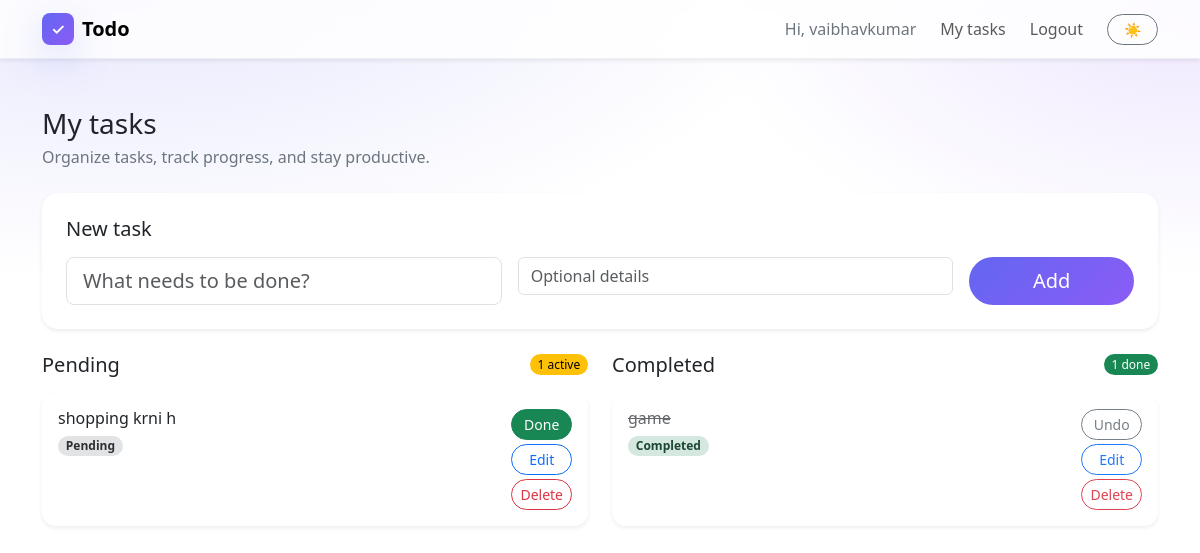
Page / (signed in) on the earlier database version.
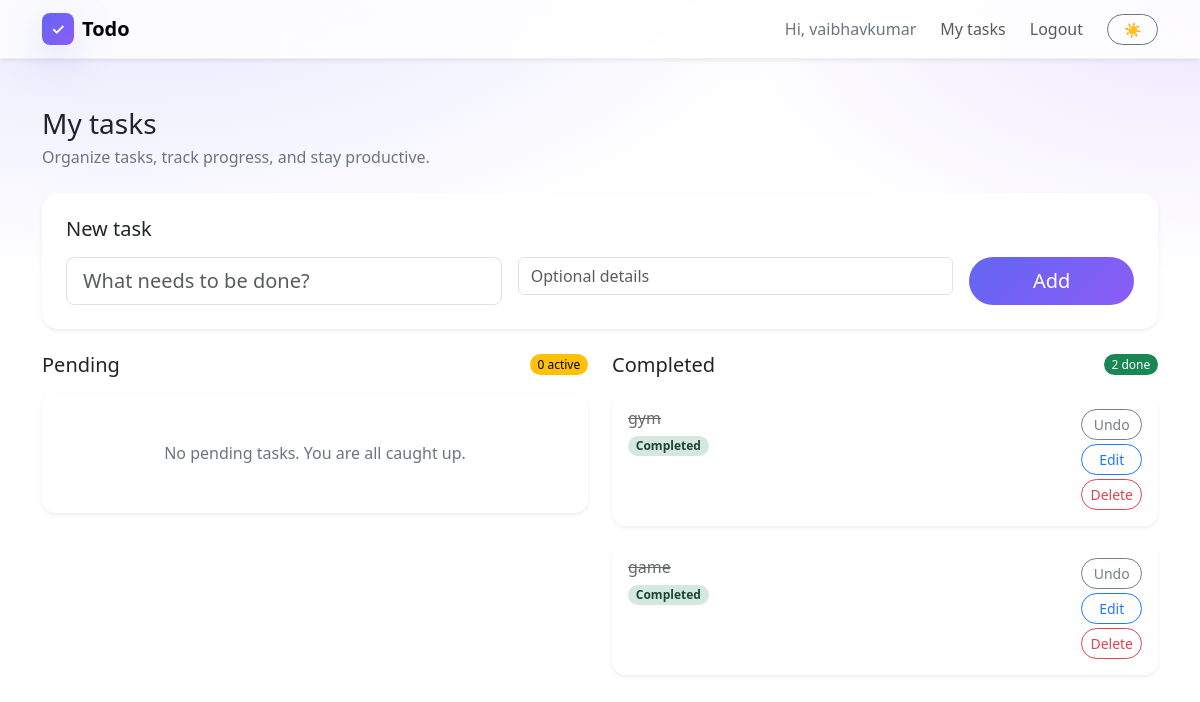
Same page on the later database version.
### models.py (models this page shows, shortened)
class User(UserMixin, db.Model):
    __tablename__ = "user"
    id = db.Column(db.Integer, primary_key=True)
    username = db.Column(db.String(80), unique=True, nullable=False, index=True)
    password_hash = db.Column(db.String(256), nullable=False)
    tasks = db.relationship("Task", lazy=True, cascade="all, delete-orphan")

class Task(db.Model):
    __tablename__ = "task"
    id = db.Column(db.Integer, primary_key=True)
    title = db.Column(db.String(200), nullable=False)
    description = db.Column(db.Text, default="")
    completed = db.Column(db.Boolean, default=False, nullable=False)
    created_at = db.Column(db.DateTime, default=datetime.utcnow, nullable=False)
    user_id = db.Column(db.Integer, db.ForeignKey("user.id"), nullable=False)

### tasks.py (the view)
@tasks_bp.route("/")
@login_required
def index():
    user_id = current_user.id
    pending = Task.query.filter_by(user_id=user_id, completed=False).order_by(
        Task.created_at.desc()
    ).all()
    completed = Task.query.filter_by(user_id=user_id, completed=True).order_by(
        Task.created_at.desc()
    ).all()
    return render_template("tasks.html", pending_tasks=pending, completed_tasks=completed)

### app.py (called while the page is built)
def create_app():
    app = Flask(__name__)
    app.config["SECRET_KEY"] = os.environ.get("FLASK_SECRET_KEY", "dev-change-me-in-production")
    app.config["SQLALCHEMY_DATABASE_URI"] = os.environ.get(
    "DATABASE_URL",
    "sqlite:////tmp/todo.db"
)
    app.config["SQLALCHEMY_TRACK_MODIFICATIONS"] = False
    db.init_app(app)
    login_manager = LoginManager(app)
    login_manager.login_view = "auth.login"
    login_manager.login_message = None
    @login_manager.user_loader
    def load_user(user_id):
        return db.session.get(User, int(user_id))
    app.register_blueprint(auth_bp)
    app.register_blueprint(tasks_bp)
    @app.cli.command("init-db")
    def init_db():
        with app.app_context():
            db.create_all()
    return app

### templates/tasks.html (shortened to what this page needs)
{% extends "base.html" %}
{% block content %}
<div class="d-flex flex-column flex-md-row justify-content-between align-items-start align-items-md-center gap-3 mb-4">
    <div>
        <h1 class="h3 mb-1">My tasks</h1>
        <p class="text-secondary mb-0">Organize tasks, track progress, and stay productive.</p>
    </div>
</div>
<div class="card card-elevated border-0 shadow-sm mb-4">
    <div class="card-body p-4">
        <h2 class="h5 mb-3">New task</h2>
        <form method="post" action="{{ url_for('tasks.add_task') }}" class="row g-3">
            <div class="col-12 col-md-5">
                <input type="text" class="form-control form-control-lg" id="title" name="title"
                       placeholder="What needs to be done?" required maxlength="200">
            </div>
            <div class="col-12 col-md-5">
                <input type="text" class="form-control" id="description" name="description"
                       placeholder="Optional details">
            </div>
            <div class="col-12 col-md-2 d-grid">
                <button type="submit" class="btn btn-primary btn-lg rounded-pill">Add</button>
            </div>
        </form>
    </div>
</div>
<div class="row g-4">
    <div class="col-lg-6">
        <div class="section-heading d-flex align-items-center justify-content-between mb-3">
            <h2 class="h5 mb-0">Pending</h2>
            <span class="badge text-bg-warning rounded-pill">{{ pending_tasks|length }} active</span>
        </div>
        {% if pending_tasks %}
            <div class="vstack gap-3">
                {% for task in pending_tasks %}
                <article class="card task-card border-0 shadow-sm">
                    <div class="card-body">
                        <div class="d-flex justify-content-between gap-2">
                            <div>
                                <h3 class="h6 mb-1">{{ task.title }}</h3>
                                <span class="badge rounded-pill bg-secondary-subtle text-secondary-emphasis">Pending</span>
                            </div>
                            <div class="d-flex flex-column gap-1 flex-shrink-0" role="group" aria-label="Actions">
                                <form method="post" action="{{ url_for('tasks.toggle_task', task_id=task.id) }}">
                                    <button type="submit" class="btn btn-sm btn-success w-100 rounded-pill" title="Mark complete">Done</button>
                                </form>
                                <a href="{{ url_for('tasks.edit_task', task_id=task.id) }}" class="btn btn-sm btn-outline-primary rounded-pill">Edit</a>
                                <form method="post" action="{{ url_for('tasks.delete_task', task_id=task.id) }}">
                                    <button type="submit" class="btn btn-sm btn-outline-danger w-100 rounded-pill">Delete</button>
                                </form>
                            </div>
                        </div>
                    </div>
                </article>
                {% endfor %}
            </div>
        {% else %}
            <div class="empty-state card border-0 shadow-sm text-center p-5 text-secondary">
                <p class="mb-0">No pending tasks. You are all caught up.</p>
            </div>
        {% endif %}
    </div>
    <div class="col-lg-6">
        <div class="section-heading d-flex align-items-center justify-content-between mb-3">
            <h2 class="h5 mb-0">Completed</h2>
            <span class="badge text-bg-success rounded-pill">{{ completed_tasks|length }} done</span>
        </div>
        {% if completed_tasks %}
            <div class="vstack gap-3">
                {% for task in completed_tasks %}
                <article class="card task-card task-card-done border-0 shadow-sm">
                    <div class="card-body">
                        <div class="d-flex justify-content-between gap-2">
                            <div>
                                <h3 class="h6 mb-1 text-decoration-line-through opacity-75">{{ task.title }}</h3>
                                <span class="badge rounded-pill bg-success-subtle text-success-emphasis">Completed</span>
                            </div>
                            <div class="d-flex flex-column gap-1 flex-shrink-0" role="group" aria-label="Actions">
                                <form method="post" action="{{ url_for('tasks.toggle_task', task_id=task.id) }}">
                                    <button type="submit" class="btn btn-sm btn-outline-secondary w-100 rounded-pill" title="Mark pending">Undo</button>
                                </form>
                                <a href="{{ url_for('tasks.edit_task', task_id=task.id) }}" class="btn btn-sm btn-outline-primary rounded-pill">Edit</a>
                                <form method="post" action="{{ url_for('tasks.delete_task', task_id=task.id) }}">
                                    <button type="submit" class="btn btn-sm btn-outline-danger w-100 rounded-pill">Delete</button>
                                </form>
                            </div>
                        </div>
                    </div>
                </article>
                {% endfor %}
            </div>
        {% else %}
            <div class="empty-state card border-0 shadow-sm text-center p-5 text-secondary">
                <p class="mb-0">No completed tasks yet.</p>
            </div>
        {% endif %}
    </div>
</div>
{% endblock %}

### templates/base.html (shortened to what this page needs)
<!DOCTYPE html>
<html lang="en" data-bs-theme="light">
<head>
    <link href="https://cdn.jsdelivr.net/npm/bootstrap@5.3.3/dist/css/bootstrap.min.css" rel="stylesheet"
>
    <link rel="stylesheet" href="{{ url_for('static', filename='style.css') }}">
</head>
<body class="app-body">
    <nav class="navbar navbar-expand-lg navbar-glass sticky-top shadow-sm">
        <div class="container">
            <a class="navbar-brand fw-semibold d-flex align-items-center gap-2" href="{{ url_for('tasks.index') if current_user.is_authenticated else url_for('auth.login') }}">
                <span class="brand-icon rounded-3 d-inline-flex align-items-center justify-content-center">✓</span>
                Todo
            </a>
            <div class="collapse navbar-collapse" id="mainNav">
                <ul class="navbar-nav ms-auto align-items-lg-center gap-lg-2">
                    {% if current_user.is_authenticated %}
                    <li class="nav-item">
                        <span class="nav-link text-secondary small">Hi, {{ current_user.username }}</span>
                    </li>
                    <li class="nav-item">
                        <a class="nav-link" href="{{ url_for('tasks.index') }}">My tasks</a>
                    </li>
                    <li class="nav-item">
                        <a class="nav-link" href="{{ url_for('auth.logout') }}">Logout</a>
                    </li>
                    {% endif %}
                    <li class="nav-item ms-lg-2">
                        <button type="button" class="btn btn-outline-secondary btn-sm rounded-pill px-3 theme-toggle"
                                id="themeToggle" aria-label="Toggle dark mode">
                            <span class="theme-icon-light">☀️</span>
                        </button>
                    </li>
                </ul>
            </div>
        </div>
    </nav>
    <main class="container app-main pt-4 pt-lg-5">
        {% block content %}{% endblock %}
    </main>
</body>
</html>

### static/style.css (style rules this page uses)
:root { --app-accent: #6366f1; --app-accent-2: #8b5cf6; --brand-shadow: 0 12px 40px rgba(99, 102, 241, 0.25); }
.app-body { min-height: 100vh; display: flex; flex-direction: column; background: radial-gradient(1200px 600px at 10% -10%, rgba(99, 102, 241, 0.18), transparent 60%), radial-gradient(900px 500px at 100% 0%, rgba(139, 92, 246, 0.15), transparent 55%), var(--bs-body-bg); }
.app-main { flex: 1 1 auto; width: 100%; padding-bottom: clamp(3rem, 12vh, 6rem); }
.navbar-glass { backdrop-filter: blur(12px); background: color-mix(in srgb, var(--bs-body-bg) 82%, transparent); border-bottom: 1px solid color-mix(in srgb, var(--bs-border-color) 50%, transparent); }
.brand-icon { width: 2rem; height: 2rem; font-size: 1rem; background: linear-gradient(135deg, var(--app-accent), var(--app-accent-2)); color: #fff; box-shadow: var(--brand-shadow); }
.btn-primary { background: linear-gradient(135deg, var(--app-accent), var(--app-accent-2)); border: none; }
.card-elevated { border-radius: 1rem; }
.task-card { border-radius: 0.85rem; transition: transform 0.15s ease, box-shadow 0.15s ease; }
.task-card-done { opacity: 0.92; }
.empty-state { border-radius: 0.85rem; }
.section-heading .badge { font-weight: 500; }

Differences in the rows shown:
removed Task: title "shopping krni h", shown under "Pending"
added Task: title "gym", shown under "Completed"
Other differences:
{{ pending_tasks|length }}: "1" → "0"
{{ completed_tasks|length }}: "1" → "2"
text now shown: "No pending tasks. You are all caught up."
